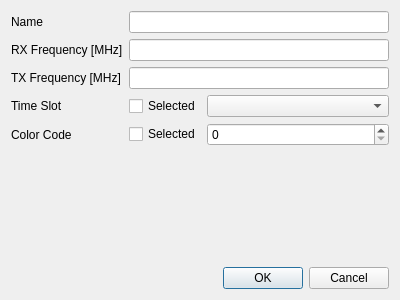
<?xml version="1.0" encoding="UTF-8"?>
<ui version="4.0">
 <class>RoamingChannelDialog</class>
 <widget class="QDialog" name="RoamingChannelDialog">
  <property name="geometry">
   <rect>
    <x>0</x>
    <y>0</y>
    <width>400</width>
    <height>300</height>
   </rect>
  </property>
  <property name="sizePolicy">
   <sizepolicy hsizetype="MinimumExpanding" vsizetype="MinimumExpanding">
    <horstretch>0</horstretch>
    <verstretch>0</verstretch>
   </sizepolicy>
  </property>
  <property name="windowTitle">
   <string notr="true">Dialog</string>
  </property>
  <layout class="QVBoxLayout" name="verticalLayout">
   <item>
    <layout class="QFormLayout" name="formLayout">
     <item row="0" column="0">
      <widget class="QLabel" name="label">
       <property name="text">
        <string>Name</string>
       </property>
      </widget>
     </item>
     <item row="1" column="0">
      <widget class="QLabel" name="label_2">
       <property name="text">
        <string>RX Frequency [MHz]</string>
       </property>
      </widget>
     </item>
     <item row="2" column="0">
      <widget class="QLabel" name="label_3">
       <property name="text">
        <string>TX Frequency [MHz]</string>
       </property>
      </widget>
     </item>
     <item row="3" column="0">
      <widget class="QLabel" name="label_4">
       <property name="text">
        <string>Time Slot</string>
       </property>
      </widget>
     </item>
     <item row="4" column="0">
      <widget class="QLabel" name="label_5">
       <property name="text">
        <string>Color Code</string>
       </property>
      </widget>
     </item>
     <item row="0" column="1">
      <widget class="QLineEdit" name="name"/>
     </item>
     <item row="1" column="1">
      <widget class="QLineEdit" name="rxFrequency"/>
     </item>
     <item row="2" column="1">
      <widget class="QLineEdit" name="txFrequency"/>
     </item>
     <item row="3" column="1">
      <layout class="QHBoxLayout" name="horizontalLayout">
       <item>
        <widget class="QCheckBox" name="overrideTimeSlot">
         <property name="text">
          <string>Selected</string>
         </property>
        </widget>
       </item>
       <item>
        <widget class="QComboBox" name="timeSlot">
         <property name="sizePolicy">
          <sizepolicy hsizetype="MinimumExpanding" vsizetype="Fixed">
           <horstretch>0</horstretch>
           <verstretch>0</verstretch>
          </sizepolicy>
         </property>
        </widget>
       </item>
      </layout>
     </item>
     <item row="4" column="1">
      <layout class="QHBoxLayout" name="horizontalLayout_2">
       <item>
        <widget class="QCheckBox" name="overrideColorCode">
         <property name="text">
          <string>Selected</string>
         </property>
        </widget>
       </item>
       <item>
        <widget class="QSpinBox" name="colorCode">
         <property name="sizePolicy">
          <sizepolicy hsizetype="MinimumExpanding" vsizetype="Fixed">
           <horstretch>0</horstretch>
           <verstretch>0</verstretch>
          </sizepolicy>
         </property>
        </widget>
       </item>
      </layout>
     </item>
    </layout>
   </item>
   <item>
    <widget class="QDialogButtonBox" name="buttonBox">
     <property name="orientation">
      <enum>Qt::Horizontal</enum>
     </property>
     <property name="standardButtons">
      <set>QDialogButtonBox::Cancel|QDialogButtonBox::Ok</set>
     </property>
    </widget>
   </item>
  </layout>
 </widget>
 <resources/>
 <connections>
  <connection>
   <sender>buttonBox</sender>
   <signal>accepted()</signal>
   <receiver>RoamingChannelDialog</receiver>
   <slot>accept()</slot>
   <hints>
    <hint type="sourcelabel">
     <x>248</x>
     <y>254</y>
    </hint>
    <hint type="destinationlabel">
     <x>157</x>
     <y>274</y>
    </hint>
   </hints>
  </connection>
  <connection>
   <sender>buttonBox</sender>
   <signal>rejected()</signal>
   <receiver>RoamingChannelDialog</receiver>
   <slot>reject()</slot>
   <hints>
    <hint type="sourcelabel">
     <x>316</x>
     <y>260</y>
    </hint>
    <hint type="destinationlabel">
     <x>286</x>
     <y>274</y>
    </hint>
   </hints>
  </connection>
 </connections>
</ui>
